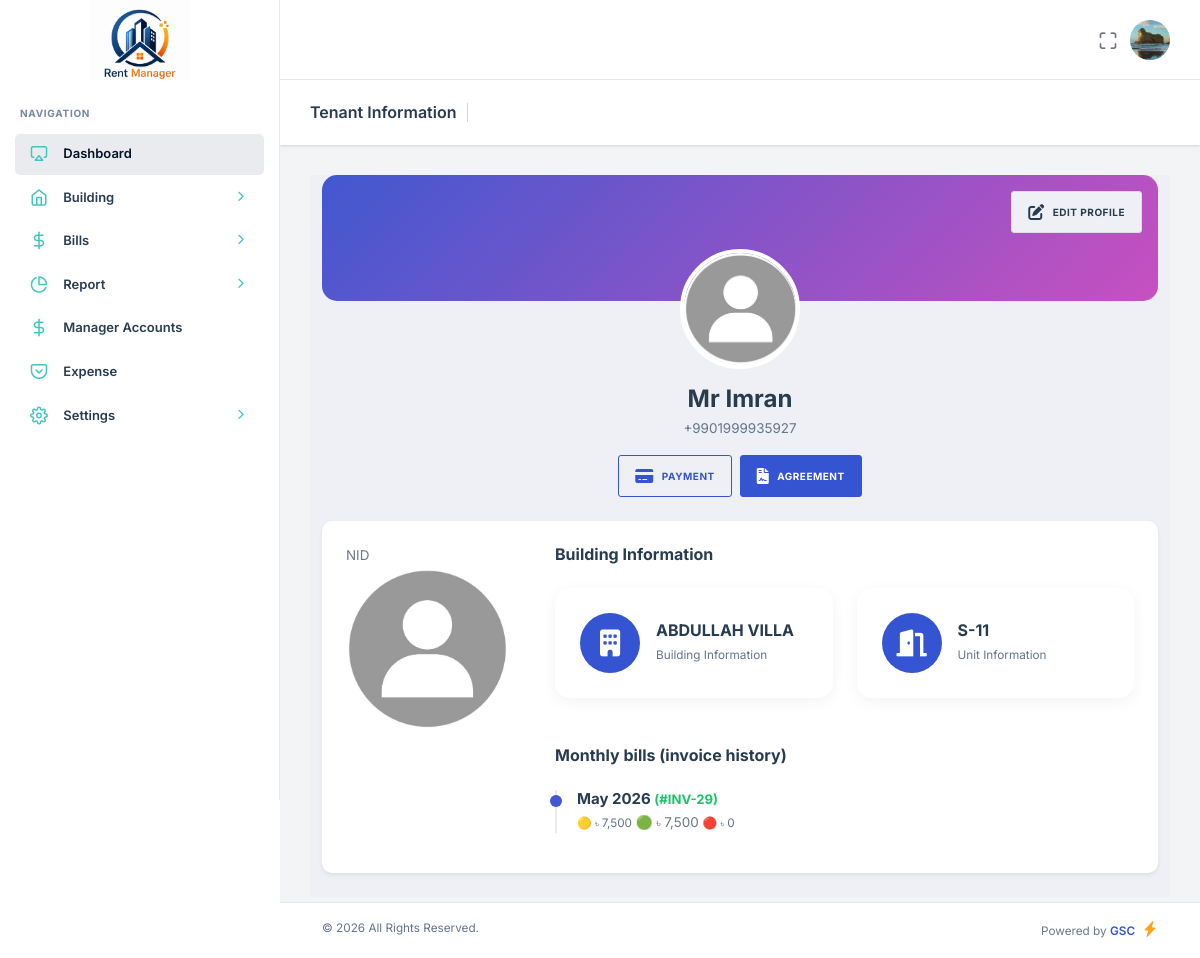
The app's page /admin.php?page=view_tenant&id=17 (signed in) with its own data.
### tables this page shows
CREATE TABLE `tenants` (
  `id` int(11) NOT NULL,
  `name` varchar(150) NOT NULL,
  `phone` varchar(20) NOT NULL,
  `email` varchar(150) DEFAULT NULL,
  `password` varchar(256) NOT NULL DEFAULT '827ccb0eea8a706c4c34a16891f84e7b',
  `status` enum('Active','Inactive','Booked') NOT NULL DEFAULT 'Active',
  `role` enum('Admin','Tenant','Manager') NOT NULL,
  `booking_month` varchar(100) DEFAULT NULL,
  `start_tanent` date DEFAULT NULL,
  `nid_no` varchar(200) DEFAULT NULL,
  `permanent_address` text DEFAULT NULL,
  `family_member` int(11) DEFAULT NULL,
  `tenant_image` varchar(255) DEFAULT NULL,
  `nid_image` varchar(255) DEFAULT NULL,
  `building_id` int(11) DEFAULT NULL,
  `unit_id` int(11) DEFAULT NULL,
  `created_at` timestamp NOT NULL DEFAULT current_timestamp()
);

CREATE TABLE `building` (
  `id` int(11) NOT NULL,
  `name` varchar(256) NOT NULL,
  `building_type` int(11) NOT NULL,
  `address` text NOT NULL,
  `description` text NOT NULL,
  `image` varchar(256) NOT NULL,
  `location` varchar(256) NOT NULL
);

CREATE TABLE `unit` (
  `id` int(11) NOT NULL,
  `unit_name` varchar(100) NOT NULL,
  `building_name` int(11) NOT NULL,
  `floor` text DEFAULT NULL,
  `unit_type` enum('Flat','Room','Shop') DEFAULT 'Flat',
  `size` varchar(50) DEFAULT NULL,
  `rent` int(11) DEFAULT NULL,
  `advance` int(11) DEFAULT NULL,
  `unit_image` varchar(255) DEFAULT NULL,
  `status` enum('Available','Rented') DEFAULT 'Available',
  `gas` int(11) DEFAULT NULL,
  `water` int(11) DEFAULT NULL,
  `available_from_date` varchar(100) DEFAULT NULL,
  `created_at` timestamp NOT NULL DEFAULT current_timestamp()
);

CREATE TABLE `invoices` (
  `id` int(11) NOT NULL,
  `tenant_id` int(11) DEFAULT NULL,
  `unit_id` int(11) DEFAULT NULL,
  `billing_month` varchar(100) DEFAULT NULL,
  `total_amount` int(11) DEFAULT NULL,
  `paid_amount` int(11) DEFAULT NULL,
  `status` enum('Paid','Unpaid','Partial') NOT NULL,
  `note` text DEFAULT NULL,
  `Rent` varchar(100) DEFAULT NULL,
  `Gas` int(11) DEFAULT NULL,
  `Water` int(11) DEFAULT NULL,
  `Electricity` int(11) DEFAULT NULL,
  `Others` int(11) DEFAULT NULL,
  `created_at` timestamp NOT NULL DEFAULT current_timestamp(),
  `Gas_month` varchar(100) DEFAULT NULL,
  `Water_month` varchar(100) DEFAULT NULL,
  `Electricity_month` varchar(100) DEFAULT NULL,
  `Others_month` varchar(100) DEFAULT NULL
);

### pages/view_tenant.php (the view, shortened to what this page needs)
<?php
if (isset($_GET['id'])) {
    $tenant_id = $_GET['id'];
}
$query = "
        SELECT
            t.*,
            b.name AS building_name,
            u.unit_name,
            u.status
        FROM tenants t
        JOIN building b ON t.building_id = b.id
        JOIN unit u ON t.unit_id = u.id
        WHERE t.role IN ('Tenant') AND t.id = $tenant_id ORDER BY t.id DESC
    ";
$result = mysqli_query($db, $query);
?>
<?php
if (mysqli_num_rows($result) > 0) {
    while ($row = mysqli_fetch_assoc($result)) {
        $image = !empty($row['tenant_image'])
            ? "public/uploads/tenants/" . $row['tenant_image']
            : "public/uploads/tenants/no-image.png";
        $nid = !empty($row['nid_image'])
            ? "public/uploads/nid/" . $row['nid_image']
            : "public/uploads/tenants/no-image.png";
        $id = $row['id'];
        $phone = $row['phone'];
        $building_name = $row['building_name'];
        $unit_name = $row['unit_name'];
        $name = $row['name'];
        $unit_id = $row['unit_id'];
    }
}
?>
<div class="nxl-content">
    <div class="page-header d-flex align-items-center justify-content-between">
        <h5 class="mb-0">Tenant Information</h5>
    </div>
    <div class="main-content ">
        <div class="bg-light">
            <div class="container">
                <div class="row">
                    <div class="col-12 ">
                        <div class="profile-header position-relative mb-2">
                            <div class="position-absolute top-0 end-0 p-3">
                                <a href="admin.php?page=CreateTenant&edit_id=<?php echo $id; ?>" class="btn btn-light"><i class="fas fa-edit me-2"></i>Edit Profile</a>
                            </div>
                        </div>
                        <div class="text-center">
                            <div class="position-relative d-inline-block">
                                <img src="<?= $image ?>"
                                    class="rounded-circle profile-pic" alt="Profile Picture">
                            </div>
                            <h3 class="mt-3 mb-1"><?= $name; ?></h3>
                            <p class="text-muted mb-3"><?= $phone ?></p>
                            <div class="d-flex justify-content-center gap-2 mb-4">
                                <?php if($_SESSION['role'] === 'Admin') { ?>
                                <a href="admin.php?page=editbill&tenant_id=<?= $id; ?>" class="btn btn-outline-primary">
                                    <i class="fas fa-credit-card me-2"></i>Payment
                                </a>
                                <?php }else if($_SESSION['role'] === 'Tenant') { ?>
                                    <a href="admin.php?page=tenant_inv_pay&type=payment" class="btn btn-outline-primary">
                                    <i class="fas fa-credit-card me-2"></i>Payment
                                </a>
                                <?php } ?>
                                <a href="admin.php?page=Agreement&id=<?= $id; ?>" class="btn btn-primary">
                                    <i class="fas fa-file-contract me-2"></i>Agreement
                                </a>
                            </div>
                        </div>
                    </div>
                    <div class="col-12">
                        <div class="card border-0 shadow-sm">
                            <div class="card-body p-0">
                                <div class="row g-0">
                                    <div class="col-lg-3 border-end">
                                        <div class="p-4">
                                            <div class="nav flex-column nav-pills">
                                                <label for="">NID</label>
                                                <img src="<?= $nid ?>" alt="" class="img-fluid">
                                            </div>
                                        </div>
                                    </div>
                                    <div class="col-lg-9">
                                        <div class="p-4">
                                            <div class="mb-4">
                                                <h5 class="mb-4">Building Information</h5>
                                            </div>
                                            <div class="row g-4 mb-4">
                                                <div class="col-md-6">
                                                    <div class="settings-card card">
                                                        <div class="card-body">
                                                            <div class="d-flex align-items-center">
                                                                <div class="bg-primary bg-opacity-10 text-white
                                                                            rounded-circle d-flex align-items-center
                                                                            justify-content-center me-3"
                                                                    style="width:60px; height:60px;">
                                                                    <i class="fas fa-building fa-2x"></i>
                                                                </div>
                                                                <div>
                                                                    <h5 class="mb-1 fw-bold"><?= $building_name ?></h5>
                                                                    <small class="text-muted">Building Information</small>
                                                                </div>
                                                            </div>
                                                        </div>
                                                    </div>
                                                </div>
                                                <div class="col-md-6">
                                                    <div class="settings-card card">
                                                        <div class="card-body">
                                                            <div class="d-flex align-items-center">
                                                                <div class="bg-primary bg-opacity-10 text-white
                                                                            rounded-circle d-flex align-items-center
                                                                            justify-content-center me-3"
                                                                    style="width:60px; height:60px;">
                                                                    <i class="fas fa-door-open fa-2x"></i>
                                                                </div>
                                                                <div>
                                                                    <h5 class="mb-1 fw-bold"><?= $unit_name ?></h5>
                                                                    <small class="text-muted">Unit Information</small>
                                                                </div>
                                                            </div>
                                                        </div>
                                                    </div>
                                                </div>
                                            </div>
                                            <div>
                                                <h5 class="mb-4">Monthly bills (invoice history)</h5>
                                                <?php
                                                $pay_info = mysqli_query($db, "SELECT * FROM invoices WHERE tenant_id = '$id' AND unit_id = '$unit_id' ORDER BY billing_month ");
                                                    while ($pay_info_row = mysqli_fetch_assoc($pay_info)) {
                                                        $invoice_id = $pay_info_row['id'];
                                                        $billing_month_db = $pay_info_row['billing_month'];
                                                        $paid_amount_db = $pay_info_row['paid_amount'];
                                                        $total_amount = $pay_info_row['total_amount'];
                                                        $due_amount_db = $total_amount-$paid_amount_db;
                                                ?>
                                                    <div class="activity-item mb-3">
                                                        <h6 class="mb-1"><?= date(' M Y', strtotime($billing_month_db)) ?> <small class="text-success">(#INV-<?= $invoice_id; ?>)</small></h6>
                                                        <span class="text-muted small mb-0">🟡 <small>৳ </small><?= number_format($total_amount ?? 0, 0) ?></span> 🟢 <small>৳ </small><?= number_format($paid_amount_db ?? 0, 0) ?></span> <span class="text-muted small mb-0">🔴 <small>৳ </small> <?= number_format($due_amount_db ?? 0, 0) ?></span>
                                                    </div>
                                                <?php } ?>
                                            </div>
                                        </div>
                                    </div>
                                </div>
                            </div>
                        </div>
                    </div>
                </div>
            </div>
        </div>
    </div>
</div>

### includes/header.php (shortened to what this page needs)
<?php
include "database/db.php";
$user_id = $_SESSION['id'];
$sql = mysqli_query($db,"SELECT * FROM `tenants` WHERE id = '$user_id' ");
$user_row = mysqli_fetch_assoc($sql);
$old_image= $user_row['tenant_image'];
?>
<!DOCTYPE html>
<html lang="zxx">
<head>
    <link rel="stylesheet" type="text/css" href="public/assets/css/bootstrap.min.css" />
    <link rel="stylesheet" type="text/css" href="public/assets/vendors/css/vendors.min.css" />
    <link rel="stylesheet" type="text/css" href="public/assets/vendors/css/daterangepicker.min.css" />
    <link rel="stylesheet" type="text/css" href="public/assets/css/theme.min.css" />
    <link rel="stylesheet" href="public/assets/css/style.css">
</head>
<body>
    <?php include "includes/sidebar.php"; ?>
    <header class="nxl-header">
        <div class="header-wrapper">
            <div class="header-right ms-auto">
                <div class="d-flex align-items-center">
                    <div class="nxl-h-item d-none d-sm-flex">
                        <div class="full-screen-switcher">
                            <a href="javascript:void(0);" class="nxl-head-link me-0"
                                onclick="$('body').fullScreenHelper('toggle');">
                                <i class="feather-maximize maximize"></i>
                            </a>
                        </div>
                    </div>
                    <div class="dropdown nxl-h-item">
                        <a href="javascript:void(0);" data-bs-toggle="dropdown" role="button"
                            data-bs-auto-close="outside">
                            <img src="<?php echo $old_image ? 'public/uploads/tenants/'.$old_image : 'public/uploads/tenants/no-image.png' ?>" alt="<?= $old_image ?>"
                                class="img-fluid user-avtar me-0" style="width:40px; height: 40px;"/>
                        </a>
                    </div>
                </div>
            </div>
        </div>
    </header>

### public/assets/css/style.css (style rules this page uses)
.profile-header { background: linear-gradient(135deg, #4158D0 0%, #C850C0 100%); height: 126px; border-radius: 15px; }
.profile-pic { width: 120px; height: 120px; border: 4px solid #fff; margin-top: -60px; background-color: #fff; }
.settings-card { border-radius: 15px; border: none; box-shadow: 0 4px 15px rgba(0, 0, 0, 0.05); transition: all 0.3s ease; }
.activity-item { border-left: 2px solid #e9ecef; padding-left: 20px; position: relative; }
.activity-item::before { content: ''; width: 12px; height: 12px; border-radius: 50%; background: #4158D0; position: absolute; left: -7px; top: 5px; }

### records on screen
tenants: tenant_image (picture)
tenants: name "Mr Imran", phone "+9901999935927", building.name "ABDULLAH VILLA", unit.unit_name "S-11"
invoices: billing_month "May 2026", id "29", total_amount "7,500", paid_amount "7,500", due_amount_db "0"
